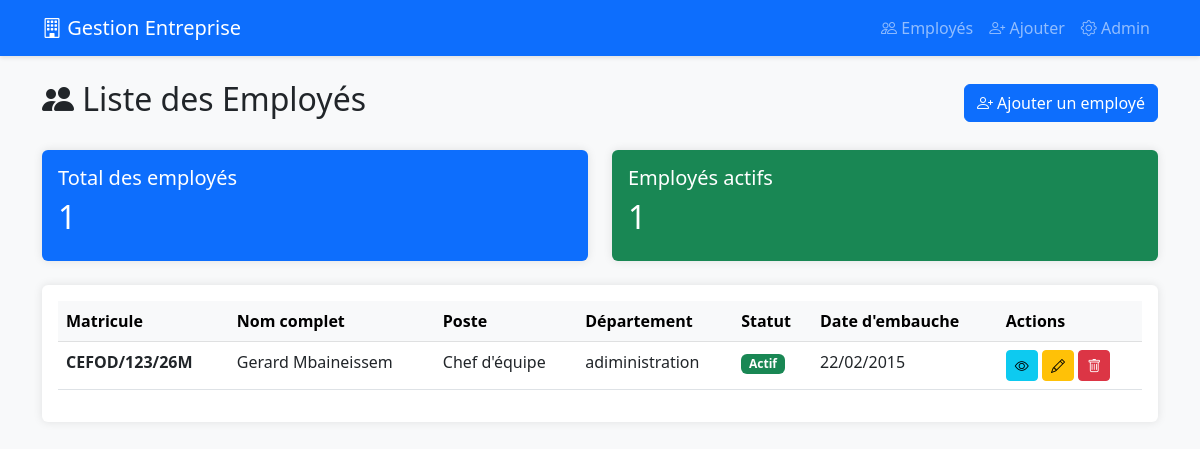
Page /employes/ on the committed database.
### gestion_emp/models.py (models this page shows, shortened)
class Employe(models.Model):
    GENRE_CHOICES = [
        ('M', 'Masculin'),
        ('F', 'Féminin'),
    ]
    STATUT_CHOICES = [
        ('actif', 'Actif'),
        ('conge', 'En congé'),
        ('suspendu', 'Suspendu'),
        ('demission', 'Démission'),
    ]
    POSTE_CHOICES = [
        ('directeur', 'Directeur'),
        ('manager', 'Manager'),
        ('chef_equipe', 'Chef d\'équipe'),
        ('employe', 'Employé'),
        ('stagiaire', 'Stagiaire'),
    ]
    matricule = models.CharField(max_length=20, unique=True, verbose_name="Matricule")
    nom = models.CharField(max_length=100, verbose_name="Nom")
    prenom = models.CharField(max_length=100, verbose_name="Prénom")
    genre = models.CharField(max_length=1, choices=GENRE_CHOICES, verbose_name="Genre")
    date_naissance = models.DateField(verbose_name="Date de naissance")
    lieu_naissance = models.CharField(max_length=100, verbose_name="Lieu de naissance")
    telephone_regex = RegexValidator(regex=r'^\+?1?\d{8,15}$', message="Numéro de téléphone invalide")
    telephone = models.CharField(validators=[telephone_regex], max_length=17, verbose_name="Téléphone")
    email = models.EmailField(unique=True, verbose_name="Email")
    adresse = models.TextField(verbose_name="Adresse")
    poste = models.CharField(max_length=50, choices=POSTE_CHOICES, verbose_name="Poste")
    departement = models.CharField(max_length=100, verbose_name="Département")
    date_embauche = models.DateField(verbose_name="Date d'embauche")
    salaire_base = models.DecimalField(max_digits=10, decimal_places=2, verbose_name="Salaire de base")
    statut = models.CharField(max_length=20, choices=STATUT_CHOICES, default='actif', verbose_name="Statut")
    date_creation = models.DateTimeField(auto_now_add=True, verbose_name="Date de création")
    date_modification = models.DateTimeField(auto_now=True, verbose_name="Dernière modification")
    class Meta:
        verbose_name = "Employé"
        verbose_name_plural = "Employés"
        ordering = ['-date_embauche']
    def get_nom_complet(self):
        return f"{self.prenom} {self.nom}"

### gestion_emp/views.py (the view)
# urls.py: path('', views.liste_employes, name='liste_employes'),
def liste_employes(request):
    employes = Employe.objects.all()
    context = {
        'employes': employes,
        'total_employes': employes.count(),
        'employes_actifs': employes.filter(statut='actif').count(),
    }
    return render(request, 'gestion_emp/liste_employes.html', context)

### gestion_emp/templates/gestion_emp/liste_employes.html (shortened to what this page needs)
{% extends 'gestion_emp/base.html' %}
{% block content %}
<div class="row mb-4">
    <div class="col-md-12">
        <div class="d-flex justify-content-between align-items-center">
            <h2><i class="bi bi-people-fill"></i> Liste des Employés</h2>
            <a href="{% url 'ajouter_employe' %}" class="btn btn-primary">
                <i class="bi bi-person-plus"></i> Ajouter un employé
            </a>
        </div>
    </div>
</div>
<div class="row mb-4">
    <div class="col-md-6">
        <div class="card text-white bg-primary">
            <div class="card-body">
                <h5 class="card-title">Total des employés</h5>
                <h2>{{ total_employes }}</h2>
            </div>
        </div>
    </div>
    <div class="col-md-6">
        <div class="card text-white bg-success">
            <div class="card-body">
                <h5 class="card-title">Employés actifs</h5>
                <h2>{{ employes_actifs }}</h2>
            </div>
        </div>
    </div>
</div>
<div class="card">
    <div class="card-body">
        {% if employes %}
        <div class="table-responsive">
            <table class="table table-hover">
                <thead class="table-light">
                    <tr>
                        <th>Matricule</th>
                        <th>Nom complet</th>
                        <th>Poste</th>
                        <th>Département</th>
                        <th>Statut</th>
                        <th>Date d'embauche</th>
                        <th>Actions</th>
                    </tr>
                </thead>
                <tbody>
                    {% for employe in employes %}
                    <tr>
                        <td><strong>{{ employe.matricule }}</strong></td>
                        <td>{{ employe.get_nom_complet }}</td>
                        <td>{{ employe.get_poste_display }}</td>
                        <td>{{ employe.departement }}</td>
                        <td>
                            {% if employe.statut == 'actif' %}
                                <span class="badge bg-success">{{ employe.get_statut_display }}</span>
                            {% elif employe.statut == 'conge' %}
                                <span class="badge bg-warning">{{ employe.get_statut_display }}</span>
                            {% else %}
                                <span class="badge bg-secondary">{{ employe.get_statut_display }}</span>
                            {% endif %}
                        </td>
                        <td>{{ employe.date_embauche|date:"d/m/Y" }}</td>
                        <td>
                            <a href="{% url 'detail_employe' employe.pk %}" class="btn btn-sm btn-info" title="Détails">
                                <i class="bi bi-eye"></i>
                            </a>
                            <a href="{% url 'modifier_employe' employe.pk %}" class="btn btn-sm btn-warning" title="Modifier">
                                <i class="bi bi-pencil"></i>
                            </a>
                            <a href="{% url 'supprimer_employe' employe.pk %}" class="btn btn-sm btn-danger" title="Supprimer">
                                <i class="bi bi-trash"></i>
                            </a>
                        </td>
                    </tr>
                    {% endfor %}
                </tbody>
            </table>
        </div>
        {% else %}
        <div class="alert alert-info text-center">
            <i class="bi bi-info-circle"></i> Aucun employé enregistré.
            <a href="{% url 'ajouter_employe' %}">Ajouter le premier employé</a>
        </div>
        {% endif %}
    </div>
</div>
{% endblock %}

### gestion_emp/templates/gestion_emp/base.html (style rules this page uses)
body { background-color: #f8f9fa; }
.card { box-shadow: 0 0 10px rgba(0,0,0,.1); border: none; }

### rows in the picture
Employe: matricule "CEFOD/123/26M", get_nom_complet "Gerard Mbaineissem", poste "Chef d'équipe", departement "adiministration", statut "Actif", date_embauche "22/02/2015"

### other values in the picture
{{ total_employes }} "1"
{{ employes_actifs }} "1"
